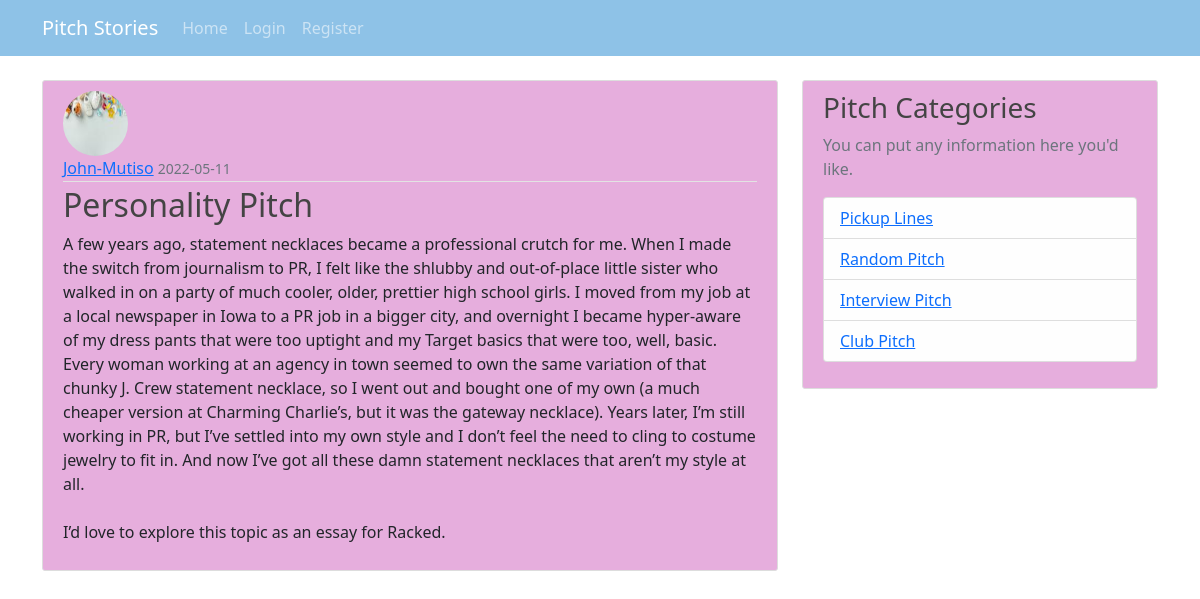
Screenshot of /post/8 with the database file from the repository.
### app/models.py (models this page shows, shortened)
class User(db.Model, UserMixin):
    id = db.Column(db.Integer, primary_key= True)
    username = db.Column(db.String(20), unique= True,nullable= False )
    email = db.Column(db.String(120), unique = True, nullable = False)
    image_file = db.Column(db.String(20),nullable= False, default = 'default.jpg')
    password = db.Column(db.String(60), nullable = False)
    posts = db.relationship('Post', backref= 'author', lazy= True)

class Post(db.Model):
    id = db.Column(db.Integer, primary_key=True)
    title = db.Column(db.String(100), nullable=False)
    date_posted = db.Column(db.DateTime, nullable=False, default=datetime.utcnow)
    content = db.Column(db.Text, nullable=False)
    user_id = db.Column(db.Integer, db.ForeignKey('user.id'), nullable=False)

### app/views.py (the view)
@app.route('/post/<int:post_id>')
def post(post_id):
    post = Post.query.get_or_404(post_id)
    return render_template('post.html', title=post.title, post=post)

### app/templates/post.html (shortened to what this page needs)
{% extends 'base.html'%}
{%block content%}
<article class="media content-section">
    <img class="rounded-circle article-img" src="{{ url_for('static', filename='profile_pics/' + post.author.image_file) }}">
    <div class="media-body">
      <div class="article-metadata">
        <a class="mr-2" href="#">{{ post.author.username }}</a>
        <small class="text-muted">{{ post.date_posted.strftime('%Y-%m-%d') }}</small>
      </div>
      <h2 class="article-title">{{ post.title }}</h2>
      <p class="article-content">{{ post.content }}</p>
    </div>
  </article>
{% endblock content %}

### app/static/css/index.css (style rules this page uses)
body { background: #a2ccc8; color: #333333; margin-top: 5rem; }
h1, h2, h3, h4, h5, h6 { color: #444444; }
.content-section { background: #e6aedd; padding: 10px 20px; border: 1px solid #dddddd; border-radius: 3px; margin-bottom: 20px; }
.article-title { color: #444444; }
.article-content { white-space: pre-line; }
.article-img { height: 65px; width: 65px; margin-right: 16px; }
.article-metadata { padding-bottom: 1px; margin-bottom: 4px; border-bottom: 1px solid #e3e3e3 }

### rows the page displays
User: image_file (picture), author.username "John-Mutiso"
Post: date_posted "2022-05-11", title "Personality Pitch", content "A few years ago, statement necklaces became a professional crutch for me. When I made the switch from journalism to PR, I felt like the shlubby and out-of-place little sister who walked in on a party of much cooler, older, prettier high school girls. I moved from my job at a local newspaper in Iowa to a PR job in a bigger city, and overnight I became hyper-aware of my dress pants that were too uptight and my Target basics that were too, well, basic. Every woman working at an agency in town seemed to own the same variation of that chunky J. Crew statement necklace, so I went out and bought one of my own (a much cheaper version at Charming Charlie’s, but it was the gateway necklace). Years…"
